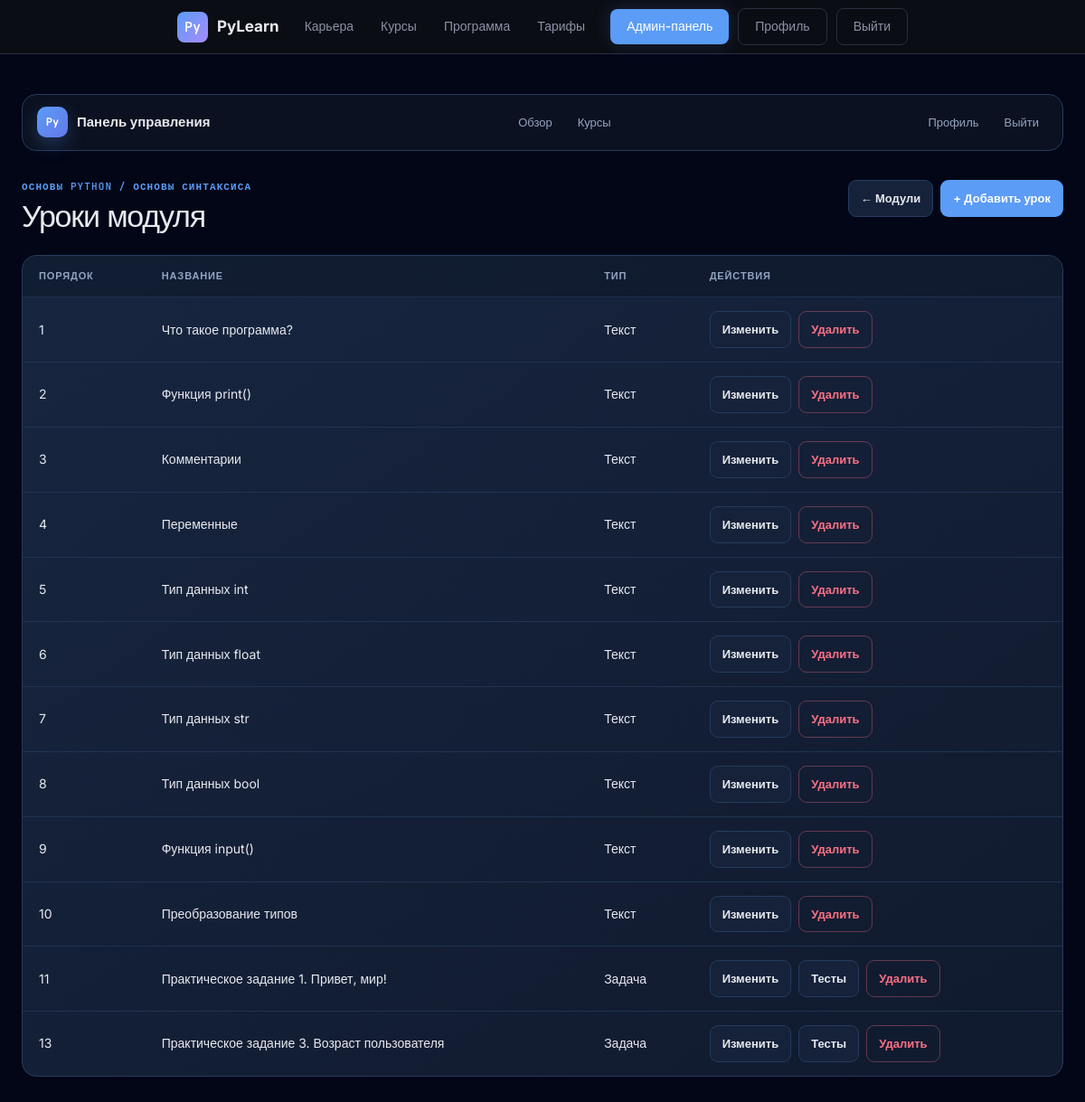
/adminpanel/modules/22/lessons/ (signed in), run on the app's committed database.
### courses/models.py (models this page shows, shortened)
class Module(models.Model):
    course = models.ForeignKey(Course, related_name='modules', on_delete=models.CASCADE)
    title = models.CharField(max_length=200)
    order = models.PositiveIntegerField()
    class Meta:
        ordering = ['order']

class Course(models.Model):
    title = models.CharField(max_length=200)
    description = models.TextField(blank=True)
    slug = models.SlugField(unique=True)

class Lesson(models.Model):
    module = models.ForeignKey(Module, related_name='lessons', on_delete=models.CASCADE)
    title = models.CharField(max_length=200, verbose_name='Название')
    lesson_type = models.CharField(
        max_length=20,
        choices=(('text','Текст'),('video','Видео'),('task','Задача')),
        verbose_name='Тип урока',
        default='text'
    )
    content = models.TextField(blank=True, verbose_name='Описание задачи')  # описание задачи
    order = models.PositiveIntegerField(default=0, verbose_name='Порядок выполнения')
    input_description = models.TextField(blank=True, verbose_name='Входные данные')
    output_description = models.TextField(blank=True, verbose_name='Выходные данные')
    code_template = models.TextField(blank=True, verbose_name="Шаблон кода")
    video_url = models.URLField(blank=True, null=True)

### users/decorators.py (the view)
    def wrapper(request, *args, **kwargs):
        if not request.user.is_authenticated or request.user.role != "admin":
            return redirect("users:signin")
        return view_func(request, *args, **kwargs)

### adminpanel/views.py (called while the page is built)
@admin_required
def lesson_list(request, module_id):
    module = get_object_or_404(Module, id=module_id)
    lessons = module.lessons.all()
    return render(request, 'adminpanel/lesson_list.html', {'module': module, 'lessons': lessons})

### adminpanel/templates/adminpanel/lesson_list.html
{% extends 'adminpanel/base.html' %}
{% block admin_content %}
<div class="admin-header"><div><p class="admin-eyebrow">{{ module.course.title }} / {{ module.title }}</p><h1 class="admin-heading">Уроки модуля</h1></div><div class="admin-actions"><a href="{% url 'adminpanel:course_modules' module.course.id %}" class="admin-button secondary">← Модули</a><a href="{% url 'adminpanel:add_lesson' module.id %}" class="admin-button">+ Добавить урок</a></div></div>
<div class="admin-table-wrap"><table class="admin-table"><thead><tr><th>Порядок</th><th>Название</th><th>Тип</th><th>Действия</th></tr></thead><tbody>{% for lesson in lessons %}<tr><td>{{ lesson.order }}</td><td>{{ lesson.title }}</td><td>{{ lesson.get_lesson_type_display }}</td><td><div class="admin-actions"><a class="admin-button secondary" href="{% url 'adminpanel:edit_lesson' lesson.id %}">Изменить</a>{% if lesson.lesson_type == "task" %}<a class="admin-button secondary" href="{% url 'adminpanel:testcase_list' lesson.id %}">Тесты</a>{% endif %}<a class="admin-button danger" href="{% url 'adminpanel:delete_lesson' lesson.id %}" onclick="return confirm('Удалить урок?');">Удалить</a></div></td></tr>{% empty %}<tr><td colspan="4" class="admin-empty">Уроков пока нет.</td></tr>{% endfor %}</tbody></table></div>
{% endblock %}

### static/css/theme.css (style rules this page uses)
:root { --bg-base: #0d0f14; --bg-surface: #141720; --bg-card: #1a1e2b; --bg-hover: #212636; --border: #2a2f40; --border-light: #323848; --text-primary: #e8eaf0; --text-secondary:#8b92a8; --text-muted: #555d72; --accent: #5b9cf6; --accent-glow: rgba(91,156,246,.18); --accent-dim: rgba(91,156,246,.08); --green: #3dd68c; --green-dim: rgba(61,214,140,.1); --orange: #f5a524; --orange-dim: rgba(245,165,36,.1); --red: #f55; --radius: 10px; --radius-lg:16px; --font-mono: 'JetBrains Mono', monospace; --font-sans: 'Inter', sans-serif; }
*, *::before, *::after { box-sizing: border-box; margin: 0; padding: 0; }
html { scroll-behavior: smooth; }
body { background: var(--bg-base); color: var(--text-primary); font-family: var(--font-sans); font-size: 15px; line-height: 1.6; }
a { color: inherit; }

### adminpanel/static/css/admin.css (style rules this page uses)
.admin-nav,.admin-user,.admin-actions,.admin-tabs,.admin-form-actions { display:flex; align-items:center; gap:8px; flex-wrap:wrap; }
.admin-eyebrow { color:var(--admin-blue); font:600 11px var(--font-mono); letter-spacing:.1em; text-transform:uppercase; margin-bottom:6px; }
.admin-heading { font-size:clamp(26px,4vw,34px); line-height:1.15; margin:0; letter-spacing:-.035em; }
.admin-header { display:flex; align-items:flex-start; justify-content:space-between; gap:20px; margin-bottom:24px; }
.admin-button { display:inline-flex; align-items:center; justify-content:center; gap:7px; border:1px solid transparent; border-radius:9px; padding:9px 13px; color:#fff; background:var(--admin-blue); text-decoration:none; font-size:13px; font-weight:600; cursor:pointer; transition:.18s; }
.admin-button.secondary { color:var(--text-primary); background:var(--admin-card); border-color:var(--admin-border); }
.admin-button.danger { background:transparent; color:var(--admin-danger); border-color:rgba(251,113,133,.35); }
.admin-stat,.admin-card,.admin-form,.admin-table-wrap { background:linear-gradient(145deg,rgba(24,39,65,.96),rgba(17,27,47,.96)); border:1px solid var(--admin-border); border-radius:16px; }
.admin-table-wrap { overflow-x:auto; }
.admin-table { width:100%; border-collapse:collapse; min-width:640px; }
.admin-table th { text-align:left; color:var(--admin-muted); font-size:11px; letter-spacing:.08em; text-transform:uppercase; padding:14px 18px; background:rgba(13,23,40,.55); }
.admin-table td { padding:15px 18px; border-top:1px solid rgba(38,59,93,.7); font-size:14px; }

### data on the page
Module: course "ОСНОВЫ PYTHON", title "ОСНОВЫ СИНТАКСИСА"
Lesson: order "1", title "Что такое программа?", lesson_type "Текст"
Lesson: order "2", title "Функция print()", lesson_type "Текст"
Lesson: order "3", title "Комментарии", lesson_type "Текст"
Lesson: order "4", title "Переменные", lesson_type "Текст"
Lesson: order "5", title "Тип данных int", lesson_type "Текст"
Lesson: order "6", title "Тип данных float", lesson_type "Текст"
Lesson: order "7", title "Тип данных str", lesson_type "Текст"
Lesson: order "8", title "Тип данных bool", lesson_type "Текст"
Lesson: order "9", title "Функция input()", lesson_type "Текст"
Lesson: order "10", title "Преобразование типов", lesson_type "Текст"
Lesson: order "11", title "Практическое задание 1. Привет, мир!", lesson_type "Задача", shows "Тесты"
Lesson: order "13", title "Практическое задание 3. Возраст пользователя", lesson_type "Задача", shows "Тесты"
